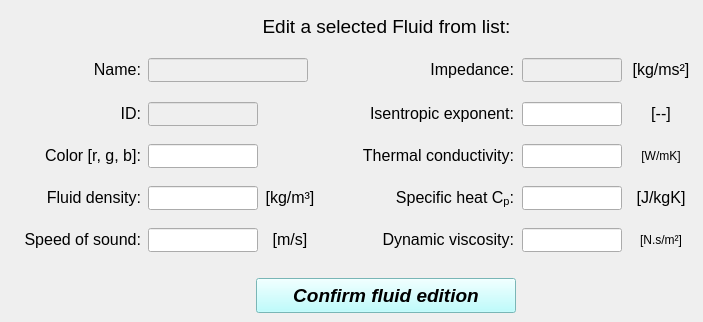
    <widget class="QWidget" name="tab_edit_fluid">
     <attribute name="title">
      <string>Edit</string>
     </attribute>
     <widget class="QPushButton" name="pushButton_confirm_fluid_edition">
      <property name="enabled">
       <bool>true</bool>
      </property>
      <property name="geometry">
       <rect>
        <x>256</x>
        <y>278</y>
        <width>260</width>
        <height>35</height>
       </rect>
      </property>
      <property name="minimumSize">
       <size>
        <width>260</width>
        <height>35</height>
       </size>
      </property>
      <property name="maximumSize">
       <size>
        <width>260</width>
        <height>35</height>
       </size>
      </property>
      <property name="font">
       <font>
        <family>Arial</family>
        <pointsize>14</pointsize>
        <weight>75</weight>
        <italic>true</italic>
        <bold>true</bold>
        <stylestrategy>PreferDefault</stylestrategy>
       </font>
      </property>
      <property name="cursor">
       <cursorShape>ArrowCursor</cursorShape>
      </property>
      <property name="layoutDirection">
       <enum>Qt::LeftToRight</enum>
      </property>
      <property name="autoFillBackground">
       <bool>false</bool>
      </property>
      <property name="styleSheet">
       <string notr="true">background-color: rgb(170, 255, 255);</string>
      </property>
      <property name="text">
       <string>Confirm fluid edition</string>
      </property>
      <property name="shortcut">
       <string>Shift+A</string>
      </property>
      <property name="checkable">
       <bool>false</bool>
      </property>
      <property name="autoDefault">
       <bool>true</bool>
      </property>
      <property name="default">
       <bool>false</bool>
      </property>
      <property name="flat">
       <bool>false</bool>
      </property>
     </widget>
     <widget class="QLabel" name="Add_new_mat_label_2">
      <property name="geometry">
       <rect>
        <x>230</x>
        <y>12</y>
        <width>313</width>
        <height>30</height>
       </rect>
      </property>
      <property name="font">
       <font>
        <pointsize>11</pointsize>
       </font>
      </property>
      <property name="text">
       <string>&lt;html&gt;&lt;head/&gt;&lt;body&gt;&lt;p align=&quot;center&quot;&gt;&lt;span style=&quot; font-size:14pt; font-style:normal;&quot;&gt;Edit a selected Fluid from list:&lt;/span&gt;&lt;/p&gt;&lt;/body&gt;&lt;/html&gt;</string>
      </property>
      <property name="textFormat">
       <enum>Qt::AutoText</enum>
      </property>
      <property name="alignment">
       <set>Qt::AlignCenter</set>
      </property>
     </widget>
     <widget class="QLineEdit" name="lineEdit_fluid_density_edit">
      <property name="geometry">
       <rect>
        <x>148</x>
        <y>186</y>
        <width>110</width>
        <height>24</height>
       </rect>
      </property>
      <property name="minimumSize">
       <size>
        <width>110</width>
        <height>24</height>
       </size>
      </property>
      <property name="maximumSize">
       <size>
        <width>110</width>
        <height>24</height>
       </size>
      </property>
      <property name="font">
       <font>
        <family>Arial</family>
        <pointsize>11</pointsize>
        <weight>75</weight>
        <italic>false</italic>
        <bold>true</bold>
       </font>
      </property>
      <property name="alignment">
       <set>Qt::AlignCenter</set>
      </property>
     </widget>
     <widget class="QLineEdit" name="lineEdit_impedance_edit">
      <property name="enabled">
       <bool>false</bool>
      </property>
      <property name="geometry">
       <rect>
        <x>522</x>
        <y>58</y>
        <width>100</width>
        <height>24</height>
       </rect>
      </property>
      <property name="minimumSize">
       <size>
        <width>100</width>
        <height>24</height>
       </size>
      </property>
      <property name="maximumSize">
       <size>
        <width>100</width>
        <height>24</height>
       </size>
      </property>
      <property name="font">
       <font>
        <family>Arial</family>
        <pointsize>11</pointsize>
        <weight>75</weight>
        <italic>false</italic>
        <bold>true</bold>
       </font>
      </property>
      <property name="alignment">
       <set>Qt::AlignCenter</set>
      </property>
     </widget>
     <widget class="QLabel" name="coefficient_mK_9">
      <property name="geometry">
       <rect>
        <x>628</x>
        <y>228</y>
        <width>66</width>
        <height>24</height>
       </rect>
      </property>
      <property name="minimumSize">
       <size>
        <width>66</width>
        <height>24</height>
       </size>
      </property>
      <property name="maximumSize">
       <size>
        <width>66</width>
        <height>24</height>
       </size>
      </property>
      <property name="text">
       <string>&lt;html&gt;&lt;head/&gt;&lt;body&gt;&lt;p align=&quot;center&quot;&gt;&lt;span style=&quot; font-style:normal;&quot;&gt;[N.s/m²]&lt;/span&gt;&lt;/p&gt;&lt;/body&gt;&lt;/html&gt;</string>
      </property>
     </widget>
     <widget class="QLabel" name="Name_label_2">
      <property name="geometry">
       <rect>
        <x>6</x>
        <y>58</y>
        <width>135</width>
        <height>24</height>
       </rect>
      </property>
      <property name="minimumSize">
       <size>
        <width>135</width>
        <height>24</height>
       </size>
      </property>
      <property name="maximumSize">
       <size>
        <width>135</width>
        <height>24</height>
       </size>
      </property>
      <property name="text">
       <string>&lt;html&gt;&lt;head/&gt;&lt;body&gt;&lt;p align=&quot;right&quot;&gt;&lt;span style=&quot; font-size:12pt; font-style:normal;&quot;&gt;Name:&lt;/span&gt;&lt;/p&gt;&lt;/body&gt;&lt;/html&gt;</string>
      </property>
      <property name="alignment">
       <set>Qt::AlignCenter</set>
      </property>
     </widget>
     <widget class="QLabel" name="density_label_15">
      <property name="geometry">
       <rect>
        <x>260</x>
        <y>186</y>
        <width>60</width>
        <height>24</height>
       </rect>
      </property>
      <property name="minimumSize">
       <size>
        <width>60</width>
        <height>24</height>
       </size>
      </property>
      <property name="maximumSize">
       <size>
        <width>60</width>
        <height>24</height>
       </size>
      </property>
      <property name="text">
       <string>&lt;html&gt;&lt;head/&gt;&lt;body&gt;&lt;p&gt;&lt;span style=&quot; font-size:12pt; font-style:normal;&quot;&gt;[kg/m³]&lt;/span&gt;&lt;/p&gt;&lt;/body&gt;&lt;/html&gt;</string>
      </property>
      <property name="alignment">
       <set>Qt::AlignCenter</set>
      </property>
     </widget>
     <widget class="QLabel" name="density_label_16">
      <property name="geometry">
       <rect>
        <x>260</x>
        <y>228</y>
        <width>60</width>
        <height>24</height>
       </rect>
      </property>
      <property name="minimumSize">
       <size>
        <width>60</width>
        <height>24</height>
       </size>
      </property>
      <property name="maximumSize">
       <size>
        <width>60</width>
        <height>24</height>
       </size>
      </property>
      <property name="text">
       <string>&lt;html&gt;&lt;head/&gt;&lt;body&gt;&lt;p&gt;&lt;span style=&quot; font-size:12pt; font-style:normal;&quot;&gt;[m/s]&lt;/span&gt;&lt;/p&gt;&lt;/body&gt;&lt;/html&gt;</string>
      </property>
      <property name="alignment">
       <set>Qt::AlignCenter</set>
      </property>
     </widget>
     <widget class="QLineEdit" name="lineEdit_color_edit">
      <property name="geometry">
       <rect>
        <x>148</x>
        <y>144</y>
        <width>110</width>
        <height>24</height>
       </rect>
      </property>
      <property name="minimumSize">
       <size>
        <width>110</width>
        <height>24</height>
       </size>
      </property>
      <property name="maximumSize">
       <size>
        <width>110</width>
        <height>24</height>
       </size>
      </property>
      <property name="font">
       <font>
        <family>Arial</family>
        <pointsize>11</pointsize>
        <weight>75</weight>
        <italic>false</italic>
        <bold>true</bold>
       </font>
      </property>
      <property name="alignment">
       <set>Qt::AlignCenter</set>
      </property>
     </widget>
     <widget class="QLabel" name="coefficient_mK_10">
      <property name="geometry">
       <rect>
        <x>628</x>
        <y>102</y>
        <width>66</width>
        <height>24</height>
       </rect>
      </property>
      <property name="minimumSize">
       <size>
        <width>66</width>
        <height>24</height>
       </size>
      </property>
      <property name="maximumSize">
       <size>
        <width>66</width>
        <height>24</height>
       </size>
      </property>
      <property name="text">
       <string>&lt;html&gt;&lt;head/&gt;&lt;body&gt;&lt;p align=&quot;center&quot;&gt;&lt;span style=&quot; font-size:12pt; font-style:normal;&quot;&gt;[--]&lt;/span&gt;&lt;/p&gt;&lt;/body&gt;&lt;/html&gt;</string>
      </property>
     </widget>
     <widget class="QLabel" name="YoungMod_label_2">
      <property name="geometry">
       <rect>
        <x>6</x>
        <y>228</y>
        <width>135</width>
        <height>24</height>
       </rect>
      </property>
      <property name="minimumSize">
       <size>
        <width>135</width>
        <height>24</height>
       </size>
      </property>
      <property name="maximumSize">
       <size>
        <width>135</width>
        <height>24</height>
       </size>
      </property>
      <property name="font">
       <font>
        <italic>false</italic>
       </font>
      </property>
      <property name="text">
       <string>&lt;html&gt;&lt;head/&gt;&lt;body&gt;&lt;p align=&quot;right&quot;&gt;&lt;span style=&quot; font-size:12pt;&quot;&gt;Speed of sound:&lt;/span&gt;&lt;/p&gt;&lt;/body&gt;&lt;/html&gt;</string>
      </property>
      <property name="alignment">
       <set>Qt::AlignCenter</set>
      </property>
     </widget>
     <widget class="QLabel" name="coefficient_mK_2">
      <property name="geometry">
       <rect>
        <x>354</x>
        <y>228</y>
        <width>160</width>
        <height>24</height>
       </rect>
      </property>
      <property name="minimumSize">
       <size>
        <width>160</width>
        <height>24</height>
       </size>
      </property>
      <property name="maximumSize">
       <size>
        <width>160</width>
        <height>24</height>
       </size>
      </property>
      <property name="text">
       <string>&lt;html&gt;&lt;head/&gt;&lt;body&gt;&lt;p align=&quot;right&quot;&gt;&lt;span style=&quot; font-size:12pt; font-style:normal;&quot;&gt;Dynamic viscosity:&lt;/span&gt;&lt;/p&gt;&lt;/body&gt;&lt;/html&gt;</string>
      </property>
     </widget>
     <widget class="QLabel" name="ID_label_2">
      <property name="geometry">
       <rect>
        <x>6</x>
        <y>102</y>
        <width>135</width>
        <height>24</height>
       </rect>
      </property>
      <property name="minimumSize">
       <size>
        <width>135</width>
        <height>24</height>
       </size>
      </property>
      <property name="maximumSize">
       <size>
        <width>135</width>
        <height>24</height>
       </size>
      </property>
      <property name="text">
       <string>&lt;html&gt;&lt;head/&gt;&lt;body&gt;&lt;p align=&quot;right&quot;&gt;&lt;span style=&quot; font-size:12pt; font-style:normal;&quot;&gt;ID:&lt;/span&gt;&lt;/p&gt;&lt;/body&gt;&lt;/html&gt;</string>
      </property>
      <property name="alignment">
       <set>Qt::AlignCenter</set>
      </property>
     </widget>
     <widget class="QLineEdit" name="lineEdit_name_edit">
      <property name="enabled">
       <bool>false</bool>
      </property>
      <property name="geometry">
       <rect>
        <x>148</x>
        <y>58</y>
        <width>160</width>
        <height>24</height>
       </rect>
      </property>
      <property name="minimumSize">
       <size>
        <width>160</width>
        <height>24</height>
       </size>
      </property>
      <property name="maximumSize">
       <size>
        <width>160</width>
        <height>24</height>
       </size>
      </property>
      <property name="font">
       <font>
        <family>Arial</family>
        <pointsize>11</pointsize>
        <weight>75</weight>
        <italic>false</italic>
        <bold>true</bold>
       </font>
      </property>
      <property name="alignment">
       <set>Qt::AlignCenter</set>
      </property>
     </widget>
     <widget class="QLineEdit" name="lineEdit_specific_heat_Cp_edit">
      <property name="geometry">
       <rect>
        <x>522</x>
        <y>186</y>
        <width>100</width>
        <height>24</height>
       </rect>
      </property>
      <property name="minimumSize">
       <size>
        <width>100</width>
        <height>24</height>
       </size>
      </property>
      <property name="maximumSize">
       <size>
        <width>100</width>
        <height>24</height>
       </size>
      </property>
      <property name="font">
       <font>
        <family>Arial</family>
        <pointsize>11</pointsize>
        <weight>75</weight>
        <italic>false</italic>
        <bold>true</bold>
       </font>
      </property>
      <property name="alignment">
       <set>Qt::AlignCenter</set>
      </property>
     </widget>
     <widget class="QLabel" name="poisson_label_12">
      <property name="geometry">
       <rect>
        <x>344</x>
        <y>144</y>
        <width>170</width>
        <height>24</height>
       </rect>
      </property>
      <property name="minimumSize">
       <size>
        <width>170</width>
        <height>24</height>
       </size>
      </property>
      <property name="maximumSize">
       <size>
        <width>170</width>
        <height>24</height>
       </size>
      </property>
      <property name="text">
       <string>&lt;html&gt;&lt;head/&gt;&lt;body&gt;&lt;p align=&quot;right&quot;&gt;&lt;span style=&quot; font-size:12pt; font-style:normal;&quot;&gt;Thermal conductivity:&lt;/span&gt;&lt;/p&gt;&lt;/body&gt;&lt;/html&gt;</string>
      </property>
     </widget>
     <widget class="QLabel" name="YoungMod_label_9">
      <property name="geometry">
       <rect>
        <x>344</x>
        <y>102</y>
        <width>170</width>
        <height>24</height>
       </rect>
      </property>
      <property name="minimumSize">
       <size>
        <width>170</width>
        <height>24</height>
       </size>
      </property>
      <property name="maximumSize">
       <size>
        <width>170</width>
        <height>24</height>
       </size>
      </property>
      <property name="font">
       <font>
        <italic>false</italic>
       </font>
      </property>
      <property name="text">
       <string>&lt;html&gt;&lt;head/&gt;&lt;body&gt;&lt;p align=&quot;right&quot;&gt;&lt;span style=&quot; font-size:12pt;&quot;&gt;Isentropic exponent:&lt;/span&gt;&lt;/p&gt;&lt;/body&gt;&lt;/html&gt;</string>
      </property>
     </widget>
     <widget class="QLabel" name="density_label_2">
      <property name="geometry">
       <rect>
        <x>6</x>
        <y>186</y>
        <width>135</width>
        <height>24</height>
       </rect>
      </property>
      <property name="minimumSize">
       <size>
        <width>135</width>
        <height>24</height>
       </size>
      </property>
      <property name="maximumSize">
       <size>
        <width>135</width>
        <height>24</height>
       </size>
      </property>
      <property name="text">
       <string>&lt;html&gt;&lt;head/&gt;&lt;body&gt;&lt;p align=&quot;right&quot;&gt;&lt;span style=&quot; font-size:12pt; font-style:normal;&quot;&gt;Fluid density:&lt;/span&gt;&lt;/p&gt;&lt;/body&gt;&lt;/html&gt;</string>
      </property>
      <property name="alignment">
       <set>Qt::AlignCenter</set>
      </property>
     </widget>
     <widget class="QLabel" name="density_label_9">
      <property name="geometry">
       <rect>
        <x>628</x>
        <y>186</y>
        <width>66</width>
        <height>24</height>
       </rect>
      </property>
      <property name="minimumSize">
       <size>
        <width>66</width>
        <height>24</height>
       </size>
      </property>
      <property name="maximumSize">
       <size>
        <width>66</width>
        <height>24</height>
       </size>
      </property>
      <property name="text">
       <string>&lt;html&gt;&lt;head/&gt;&lt;body&gt;&lt;p align=&quot;center&quot;&gt;&lt;span style=&quot; font-size:12pt; font-style:normal;&quot;&gt;[J/kgK]&lt;/span&gt;&lt;/p&gt;&lt;/body&gt;&lt;/html&gt;</string>
      </property>
     </widget>
     <widget class="QLineEdit" name="lineEdit_dynamic_viscosity_edit">
      <property name="geometry">
       <rect>
        <x>522</x>
        <y>228</y>
        <width>100</width>
        <height>24</height>
       </rect>
      </property>
      <property name="minimumSize">
       <size>
        <width>100</width>
        <height>24</height>
       </size>
      </property>
      <property name="maximumSize">
       <size>
        <width>100</width>
        <height>24</height>
       </size>
      </property>
      <property name="font">
       <font>
        <family>Arial</family>
        <pointsize>11</pointsize>
        <weight>75</weight>
        <italic>false</italic>
        <bold>true</bold>
       </font>
      </property>
      <property name="alignment">
       <set>Qt::AlignCenter</set>
      </property>
     </widget>
     <widget class="QLineEdit" name="lineEdit_thermal_conductivity_edit">
      <property name="geometry">
       <rect>
        <x>522</x>
        <y>144</y>
        <width>100</width>
        <height>24</height>
       </rect>
      </property>
      <property name="minimumSize">
       <size>
        <width>100</width>
        <height>24</height>
       </size>
      </property>
      <property name="maximumSize">
       <size>
        <width>100</width>
        <height>24</height>
       </size>
      </property>
      <property name="font">
       <font>
        <family>Arial</family>
        <pointsize>11</pointsize>
        <weight>75</weight>
        <italic>false</italic>
        <bold>true</bold>
       </font>
      </property>
      <property name="alignment">
       <set>Qt::AlignCenter</set>
      </property>
     </widget>
     <widget class="QLabel" name="poisson_label_4">
      <property name="geometry">
       <rect>
        <x>384</x>
        <y>58</y>
        <width>130</width>
        <height>24</height>
       </rect>
      </property>
      <property name="minimumSize">
       <size>
        <width>130</width>
        <height>24</height>
       </size>
      </property>
      <property name="maximumSize">
       <size>
        <width>130</width>
        <height>24</height>
       </size>
      </property>
      <property name="text">
       <string>&lt;html&gt;&lt;head/&gt;&lt;body&gt;&lt;p align=&quot;right&quot;&gt;&lt;span style=&quot; font-size:12pt; font-style:normal;&quot;&gt;Impedance:&lt;/span&gt;&lt;/p&gt;&lt;/body&gt;&lt;/html&gt;</string>
      </property>
     </widget>
     <widget class="QLabel" name="density_label_17">
      <property name="geometry">
       <rect>
        <x>628</x>
        <y>58</y>
        <width>66</width>
        <height>24</height>
       </rect>
      </property>
      <property name="minimumSize">
       <size>
        <width>66</width>
        <height>24</height>
       </size>
      </property>
      <property name="maximumSize">
       <size>
        <width>66</width>
        <height>24</height>
       </size>
      </property>
      <property name="text">
       <string>&lt;html&gt;&lt;head/&gt;&lt;body&gt;&lt;p&gt;&lt;span style=&quot; font-size:12pt; font-style:normal;&quot;&gt;[kg/ms²]&lt;/span&gt;&lt;/p&gt;&lt;/body&gt;&lt;/html&gt;</string>
      </property>
      <property name="alignment">
       <set>Qt::AlignCenter</set>
      </property>
     </widget>
     <widget class="QLabel" name="density_label_18">
      <property name="geometry">
       <rect>
        <x>364</x>
        <y>186</y>
        <width>150</width>
        <height>24</height>
       </rect>
      </property>
      <property name="minimumSize">
       <size>
        <width>150</width>
        <height>24</height>
       </size>
      </property>
      <property name="maximumSize">
       <size>
        <width>150</width>
        <height>24</height>
       </size>
      </property>
      <property name="text">
       <string>&lt;html&gt;&lt;head/&gt;&lt;body&gt;&lt;p align=&quot;right&quot;&gt;&lt;span style=&quot; font-size:12pt; font-style:normal;&quot;&gt;Specific heat C&lt;/span&gt;&lt;span style=&quot; font-size:12pt; font-style:normal; vertical-align:sub;&quot;&gt;p&lt;/span&gt;&lt;span style=&quot; font-size:12pt; font-style:normal;&quot;&gt;:&lt;/span&gt;&lt;/p&gt;&lt;/body&gt;&lt;/html&gt;</string>
      </property>
     </widget>
     <widget class="QLineEdit" name="lineEdit_speed_of_sound_edit">
      <property name="geometry">
       <rect>
        <x>148</x>
        <y>228</y>
        <width>110</width>
        <height>24</height>
       </rect>
      </property>
      <property name="minimumSize">
       <size>
        <width>110</width>
        <height>24</height>
       </size>
      </property>
      <property name="maximumSize">
       <size>
        <width>110</width>
        <height>24</height>
       </size>
      </property>
      <property name="font">
       <font>
        <family>Arial</family>
        <pointsize>11</pointsize>
        <weight>75</weight>
        <italic>false</italic>
        <bold>true</bold>
       </font>
      </property>
      <property name="alignment">
       <set>Qt::AlignCenter</set>
      </property>
     </widget>
     <widget class="QLineEdit" name="lineEdit_id_edit">
      <property name="enabled">
       <bool>false</bool>
      </property>
      <property name="geometry">
       <rect>
        <x>148</x>
        <y>102</y>
        <width>110</width>
        <height>24</height>
       </rect>
      </property>
      <property name="minimumSize">
       <size>
        <width>110</width>
        <height>24</height>
       </size>
      </property>
      <property name="maximumSize">
       <size>
        <width>110</width>
        <height>24</height>
       </size>
      </property>
      <property name="font">
       <font>
        <family>Arial</family>
        <pointsize>11</pointsize>
        <weight>75</weight>
        <italic>false</italic>
        <bold>true</bold>
       </font>
      </property>
      <property name="alignment">
       <set>Qt::AlignCenter</set>
      </property>
     </widget>
     <widget class="QLabel" name="color_label_3">
      <property name="geometry">
       <rect>
        <x>6</x>
        <y>144</y>
        <width>135</width>
        <height>24</height>
       </rect>
      </property>
      <property name="minimumSize">
       <size>
        <width>135</width>
        <height>24</height>
       </size>
      </property>
      <property name="maximumSize">
       <size>
        <width>135</width>
        <height>24</height>
       </size>
      </property>
      <property name="text">
       <string>&lt;html&gt;&lt;head/&gt;&lt;body&gt;&lt;p align=&quot;right&quot;&gt;&lt;span style=&quot; font-size:12pt; font-style:normal;&quot;&gt;Color [r, g, b]:&lt;/span&gt;&lt;/p&gt;&lt;/body&gt;&lt;/html&gt;</string>
      </property>
      <property name="alignment">
       <set>Qt::AlignCenter</set>
      </property>
     </widget>
     <widget class="QLineEdit" name="lineEdit_isentropic_exponent_edit">
      <property name="geometry">
       <rect>
        <x>522</x>
        <y>102</y>
        <width>100</width>
        <height>24</height>
       </rect>
      </property>
      <property name="minimumSize">
       <size>
        <width>100</width>
        <height>24</height>
       </size>
      </property>
      <property name="maximumSize">
       <size>
        <width>100</width>
        <height>24</height>
       </size>
      </property>
      <property name="font">
       <font>
        <family>Arial</family>
        <pointsize>11</pointsize>
        <weight>75</weight>
        <italic>false</italic>
        <bold>true</bold>
       </font>
      </property>
      <property name="alignment">
       <set>Qt::AlignCenter</set>
      </property>
     </widget>
     <widget class="QLabel" name="poisson_label_5">
      <property name="geometry">
       <rect>
        <x>628</x>
        <y>144</y>
        <width>66</width>
        <height>24</height>
       </rect>
      </property>
      <property name="minimumSize">
       <size>
        <width>66</width>
        <height>24</height>
       </size>
      </property>
      <property name="maximumSize">
       <size>
        <width>66</width>
        <height>24</height>
       </size>
      </property>
      <property name="text">
       <string>&lt;html&gt;&lt;head/&gt;&lt;body&gt;&lt;p align=&quot;center&quot;&gt;&lt;span style=&quot; font-style:normal;&quot;&gt;[W/mK]&lt;/span&gt;&lt;/p&gt;&lt;/body&gt;&lt;/html&gt;</string>
      </property>
     </widget>
    </widget>
